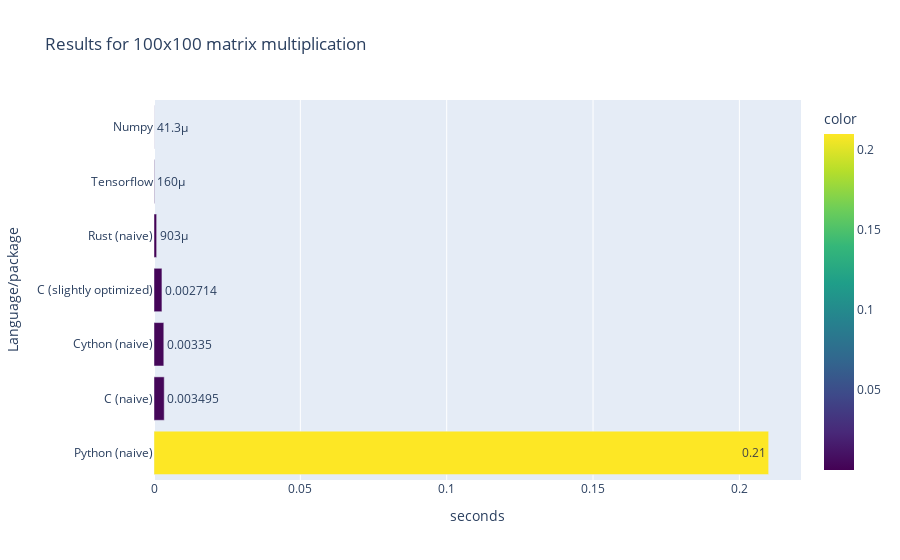

Notebook code for this chart:
### Code cell
# bar chart
fig = px.bar(df.iloc[1].sort_values(ascending=False), x=df.index[1], 
             barmode='group', title='Results for 100x100 matrix multiplication', color_continuous_scale='Viridis', 
             color=df.iloc[1].sort_values(ascending=False), text_auto=True)
# x-axis label = "seconds"
fig.update_xaxes(title_text='seconds')
# y-axis label = "Language/package"
fig.update_yaxes(title_text='Language/package')
fig.show()

### Figure 1 — Plotly figure (JSON) as saved in the notebook; plotly's stock layout.template omitted (floating-point values rounded to 4 significant figures)
{"data": [{"alignmentgroup": "True", "hovertemplate": "100x100=%{x}<br>index=%{y}<br>color=%{marker.color}<extra></extra>", "legendgroup": "", "marker": {"color": [0.21, 0.003495, 0.00335, 0.002714, 0.000903, 0.00016, 4.13e-05], "coloraxis": "coloraxis", "pattern": {"shape": ""}}, "name": "", "offsetgroup": "", "orientation": "h", "showlegend": false, "textposition": "auto", "texttemplate": "%{x}", "type": "bar", "x": [0.21, 0.003495, 0.00335, 0.002714, 0.000903, 0.00016, 4.13e-05], "xaxis": "x", "y": ["Python (naive)", "C (naive)", "Cython (naive)", "C (slightly optimized)", "Rust (naive)", "Tensorflow", "Numpy"], "yaxis": "y"}], "layout": {"barmode": "group", "coloraxis": {"colorbar": {"title": {"text": "color"}}, "colorscale": [[0, "#440154"], [0.1111, "#482878"], [0.2222, "#3e4989"], [0.3333, "#31688e"], [0.4444, "#26828e"], [0.5556, "#1f9e89"], [0.6667, "#35b779"], [0.7778, "#6ece58"], [0.8889, "#b5de2b"], [1, "#fde725"]]}, "legend": {"tracegroupgap": 0}, "title": {"text": "Results for 100x100 matrix multiplication"}, "xaxis": {"anchor": "y", "domain": [0, 1], "title": {"text": "seconds"}}, "yaxis": {"anchor": "x", "domain": [0, 1], "title": {"text": "Language/package"}}}}
